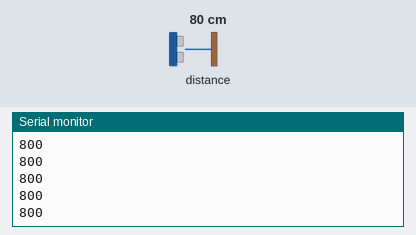
The sketch below on a simulated Arduino Uno, built with avr-gcc and run on an emulated ATmega328P. Parts: the last lines printed to the serial monitor. Inputs (shaded band) come from the test bench; at power-on: distance to the obstacle 80 cm.

Above: at 1.2 s.
1.3 s: distance to the obstacle set to 2 cm
At 1.9 s:
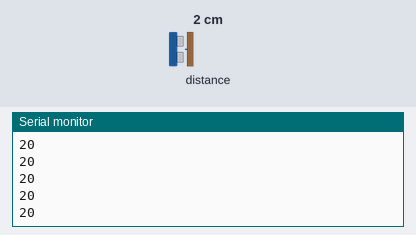
2.8 s: distance to the obstacle set to 4 cm
At 3.9 s:
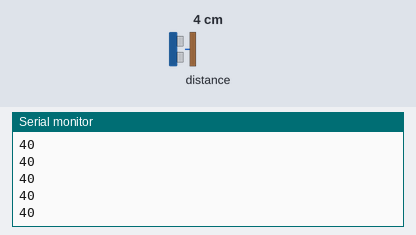
Timing chart, 0 to 5.8 s (numbered marks = the images above; inputs shaded):
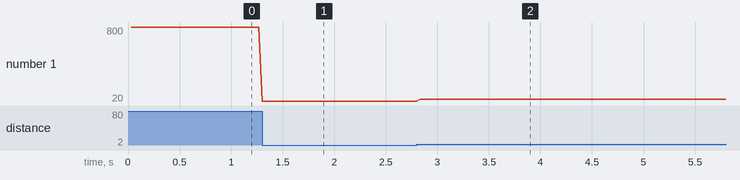

Measured:
- after the input at 1.3 s, the serial monitor: prints a new line at once (image 1)
- after the input at 2.8 s, the serial monitor: prints a new line at once (image 2)
- plotted number 1: 800 → 20 after the input at 1.3 s, 20 → 40 after the input at 2.8 s

The sketch:

vl53l0x-arduino-softWire.ino
```cpp
/* Bibliteca alterada para poder suportar vários sensores do mesmo tipo (possuem o mesmo ID)
  Para isso foi inserido e modificado a LIB SoftWire para permitir que se criem barramentos i2c por software para cada sensor
  Modificado por Julio Cesar Goldner Vendramini
  Bibliotecas modificadas:
  - https://github.com/stevemarple/SoftWire/
  - https://github.com/pololu/vl53l0x-arduino
*/

/* This example shows how to get single-shot range
 measurements from the VL53L0X. The sensor can optionally be
 configured with different ranging profiles, as described in
 the VL53L0X API user manual, to get better performance for
 a certain application. This code is based on the four
 "SingleRanging" examples in the VL53L0X API.

 The range readings are in units of mm. */

#include <Wire.h>
#include "SoftWire.h"
#include "VL53L0X.h"


//agora o sensor deve ser iniciado passando os pinos SDA e SCL para funcionar o resto casicamente continua igual
VL53L0X sensor(5,6); //SDA,SCL
//se quiser por exemplo, utilizar mais um sensor é só declarar outro em outras portas:
//VL53L0X sensor2(7,8); //SDA,SCL

// Uncomment this line to use long range mode. This
// increases the sensitivity of the sensor and extends its
// potential range, but increases the likelihood of getting
// an inaccurate reading because of reflections from objects
// other than the intended target. It works best in dark
// conditions.
//#define LONG_RANGE

// Uncomment ONE of these two lines to get
// - higher speed at the cost of lower accuracy OR
// - higher accuracy at the cost of lower speed

//#define HIGH_SPEED
//#define HIGH_ACCURACY


void setup()
{

  Serial.begin(9600);
  sensor.setTimeout(500);
  if (!sensor.init())
  {
    Serial.println("Failed to detect and initialize sensor!");
    while (1) {}
  }

#if defined LONG_RANGE
  // lower the return signal rate limit (default is 0.25 MCPS)
  sensor.setSignalRateLimit(0.1);
  // increase laser pulse periods (defaults are 14 and 10 PCLKs)
  sensor.setVcselPulsePeriod(VL53L0X::VcselPeriodPreRange, 18);
  sensor.setVcselPulsePeriod(VL53L0X::VcselPeriodFinalRange, 14);
#endif

#if defined HIGH_SPEED
  // reduce timing budget to 20 ms (default is about 33 ms)
  sensor.setMeasurementTimingBudget(20000);
#elif defined HIGH_ACCURACY
  // increase timing budget to 200 ms
  sensor.setMeasurementTimingBudget(200000);
#endif
}

void loop()
{
  Serial.print(sensor.readRangeSingleMillimeters());
  if (sensor.timeoutOccurred()) { Serial.print(" TIMEOUT"); }

  Serial.println();
}
```

SoftWire.cpp
```cpp
// If possible disable interrupts whilst switching pin direction. Sadly
// there is no generic Arduino function to read the current interrupt
// status, only to enable and disable interrupts.  As a result the
// protection against spurious signals on the I2C bus is only available
// for AVR architectures where ATOMIC_BLOCK is defined.
#include "SoftWire.h"
#if defined(ARDUINO_ARCH_AVR)
#include <util/atomic.h>
#endif


// Force SDA low
void SoftWire::sdaLow(const SoftWire *p)
{
  uint8_t sda = p->getSda();

#ifdef ATOMIC_BLOCK
  ATOMIC_BLOCK(ATOMIC_RESTORESTATE)
#endif
  {
    digitalWrite(sda, LOW);
    pinMode(sda, OUTPUT);
  }
}


// Release SDA to float high
void SoftWire::sdaHigh(const SoftWire *p)
{
  pinMode(p->getSda(), p->getInputMode());
}


// Force SCL low
void SoftWire::sclLow(const SoftWire *p)
{
  uint8_t scl = p->getScl();

#ifdef ATOMIC_BLOCK
  ATOMIC_BLOCK(ATOMIC_RESTORESTATE)
#endif
  {
    digitalWrite(scl, LOW);
    pinMode(scl, OUTPUT);
  }
}


// Release SCL to float high
void SoftWire::sclHigh(const SoftWire *p)
{
  pinMode(p->getScl(), p->getInputMode());
}


// Read SDA (for data read)
uint8_t SoftWire::readSda(const SoftWire *p)
{
  return digitalRead(p->getSda());
}


// Read SCL (to detect clock-stretching)
uint8_t SoftWire::readScl(const SoftWire *p)
{
  return digitalRead(p->getScl());
}


// For testing the CRC-8 calculator may be useful:
// http://smbus.org/faq/crc8Applet.htm
uint8_t SoftWire::crc8_update(uint8_t crc, uint8_t data)
{
  const uint16_t polynomial = 0x107;
  crc ^= data;
  for (uint8_t i = 8; i; --i) {
    if (crc & 0x80)
      crc = (uint16_t(crc) << 1) ^ polynomial;
    else
      crc <<= 1;
  }

  return crc;
}


SoftWire::SoftWire(uint8_t sda, uint8_t scl) :
  _sda(sda),
  _scl(scl),
  _inputMode(INPUT), // Pullups disabled by default
  _delay_us(defaultDelay_us),
  _timeout_ms(defaultTimeout_ms),
  _rxBufferIndex(0),
  _rxBufferBytesRead(0),
  _txAddress(8),  // First non-reserved address
  _txBufferIndex(0),
  _transmissionInProgress(false),
  _sdaLow(sdaLow),
  _sdaHigh(sdaHigh),
  _sclLow(sclLow),
  _sclHigh(sclHigh),
  _readSda(readSda),
  _readScl(readScl)
{
  ;
}


void SoftWire::begin(void) const
{
  /*
    // Release SDA and SCL
    _sdaHigh(this);
    delayMicroseconds(_delay_us);
    _sclHigh(this);
  */
  stop();
}


SoftWire::result_t SoftWire::stop(bool allowClockStretch) const
{
  AsyncDelay timeout(_timeout_ms, AsyncDelay::MILLIS);
  _transmissionInProgress = false;

  // Force SCL low
  _sclLow(this);
  delayMicroseconds(_delay_us);

  // Force SDA low
  _sdaLow(this);
  delayMicroseconds(_delay_us);

  // Release SCL
  if (allowClockStretch) {
    if (!sclHighAndStretch(timeout))
      return timedOut;
  } else {
    sclHigh();
  }
  delayMicroseconds(_delay_us);

  // Release SDA
  _sdaHigh(this);
  delayMicroseconds(_delay_us);

  return ack;
}


SoftWire::result_t SoftWire::llStart(uint8_t rawAddr) const
{

  // Force SDA low
  _sdaLow(this);
  delayMicroseconds(_delay_us);

  // Force SCL low
  _sclLow(this);
  delayMicroseconds(_delay_us);
  return llWrite(rawAddr);
}


SoftWire::result_t SoftWire::llRepeatedStart(uint8_t rawAddr) const
{
  AsyncDelay timeout(_timeout_ms, AsyncDelay::MILLIS);

  // Force SCL low
  _sclLow(this);
  delayMicroseconds(_delay_us);

  // Release SDA
  _sdaHigh(this);
  delayMicroseconds(_delay_us);

  // Release SCL
  if (!sclHighAndStretch(timeout))
    return timedOut;
  delayMicroseconds(_delay_us);

  // Force SDA low
  _sdaLow(this);
  delayMicroseconds(_delay_us);

  return llWrite(rawAddr);
}


SoftWire::result_t SoftWire::llStartWait(uint8_t rawAddr) const
{
  AsyncDelay timeout(_timeout_ms, AsyncDelay::MILLIS);

  while (!timeout.isExpired()) {
    // Force SDA low
    _sdaLow(this);
    delayMicroseconds(_delay_us);

    switch (llWrite(rawAddr)) {
      case ack:
        return ack;
      case nack:
        stop();
        return nack;
      default:
        // timeout, and anything else we don't know about
        stop();
        return timedOut;
    }
  }
  return timedOut;
}


SoftWire::result_t SoftWire::llWrite(uint8_t data) const
{
  AsyncDelay timeout(_timeout_ms, AsyncDelay::MILLIS);
  for (uint8_t i = 8; i; --i) {
    // Force SCL low
    _sclLow(this);

    if (data & 0x80) {
      // Release SDA
      _sdaHigh(this);
    }
    else {
      // Force SDA low
      _sdaLow(this);
    }
    delayMicroseconds(_delay_us);

    // Release SCL
    if (!sclHighAndStretch(timeout))
      return timedOut;

    delayMicroseconds(_delay_us);

    data <<= 1;
    if (timeout.isExpired()) {
      stop(); // Reset bus
      return timedOut;
    }
  }

  // Get ACK
  // Force SCL low
  _sclLow(this);

  // Release SDA
  _sdaHigh(this);

  delayMicroseconds(_delay_us);

  // Release SCL
  if (!sclHighAndStretch(timeout))
    return timedOut;

  result_t res = (_readSda(this) == LOW ? ack : nack);

  delayMicroseconds(_delay_us);

  // Keep SCL low between bytes
  _sclLow(this);

  return res;
}


SoftWire::result_t SoftWire::llRead(uint8_t &data, bool sendAck) const
{
  data = 0;
  AsyncDelay timeout(_timeout_ms, AsyncDelay::MILLIS);

  for (uint8_t i = 8; i; --i) {
    data <<= 1;

    // Force SCL low
    _sclLow(this);

    // Release SDA (from previous ACK)
    _sdaHigh(this);
    delayMicroseconds(_delay_us);

    // Release SCL
    if (!sclHighAndStretch(timeout))
      return timedOut;
    delayMicroseconds(_delay_us);

    // Read clock stretch
    while (_readScl(this) == LOW)
      if (timeout.isExpired()) {
        stop(); // Reset bus
        return timedOut;
      }

    if (_readSda(this))
      data |= 1;
  }

  // Put ACK/NACK
  // Force SCL low
  _sclLow(this);
  if (sendAck) {
    // Force SDA low
    _sdaLow(this);
  }
  else {
    // Release SDA
    _sdaHigh(this);
  }

  delayMicroseconds(_delay_us);

  // Release SCL
  if (!sclHighAndStretch(timeout))
    return timedOut;
  delayMicroseconds(_delay_us);

  // Wait for SCL to return high
  while (_readScl(this) == LOW)
    if (timeout.isExpired()) {
      stop(); // Reset bus
      return timedOut;
    }

  delayMicroseconds(_delay_us);

  // Keep SCL low between bytes
  _sclLow(this);

  return ack;
}


int SoftWire::available(void)
{
  return _rxBufferBytesRead - _rxBufferIndex;
}


size_t SoftWire::write(uint8_t data)
{
  if (_txBufferIndex >= _txBufferSize) {
    setWriteError();
    return 0;
  }

  _txBuffer[_txBufferIndex++] = data;
  return 1;
}


// Unlike the Wire version this function returns the actual amount of data written into the buffer
size_t SoftWire::write(const uint8_t *data, size_t quantity)
{
  size_t r = 0;
  for (size_t i = 0; i < quantity; ++i) {
    r += write(data[i]);
  }
  return r;
}


int SoftWire::read(void)
{
  if (_rxBufferIndex < _rxBufferBytesRead)
    return _rxBuffer[_rxBufferIndex++];
  else
    return -1;
}


int SoftWire::peek(void)
{
  if (_rxBufferIndex < _rxBufferBytesRead)
    return _rxBuffer[_rxBufferIndex];
  else
    return -1;
}


// Restore pins to inputs, with no pullups
void SoftWire::end(void)
{
  enablePullups(false);
  _sdaHigh(this);
  _sclHigh(this);
}


void SoftWire::setClock(uint32_t frequency)
{
  uint32_t period_us = uint32_t(1000000UL) / frequency;
  if (period_us < 2)
    period_us = 2;
  else if (period_us > 2 * 255)
    period_us = 2 * 255;

  setDelay_us(period_us / 2);
}


void SoftWire::beginTransmission(uint8_t address)
{
  _txAddress = address;
  _txBufferIndex = 0;
}


uint8_t SoftWire::endTransmission(uint8_t sendStop)
{
  uint8_t r = endTransmissionInner();
  if (sendStop)
    stop();
  else
    _transmissionInProgress = true;
  return r;
}


uint8_t SoftWire::endTransmissionInner(void) const
{
  result_t r;
  if (_transmissionInProgress) {
    r = repeatedStart(_txAddress, writeMode);
  } else {
    r = start(_txAddress, writeMode);
  }
  if (r == nack)
    return 2;
  else if (r == timedOut)
    return 4;

  for (uint8_t i = 0; i < _txBufferIndex; ++i) {
    r = llWrite(_txBuffer[i]);
    if (r == nack)
      return 3;
    else if (r == timedOut)
      return 4;
  }

  return 0;
}


uint8_t SoftWire::requestFrom(uint8_t address, uint8_t quantity, uint8_t sendStop)
{
  result_t r;
  _rxBufferIndex = 0;
  _rxBufferBytesRead = 0;

  if (_transmissionInProgress) {
    r = repeatedStart(address, readMode);
  } else {
    r = start(address, readMode);
  }

  if (r == ack) {
    for (uint8_t i = 0; i < quantity; ++i) {
      if (i >= _rxBufferSize)
        break; // Don't write beyond buffer
      result_t res = llRead(_rxBuffer[i], i != (quantity - 1));
      if (res != ack)
        break;

      ++_rxBufferBytesRead;
    }
  }

  if (sendStop) {
    stop();
  } else {
    _transmissionInProgress = true;
  }

  return _rxBufferBytesRead;
}
```

Source omitted: SoftWire.h (7981 bytes)
